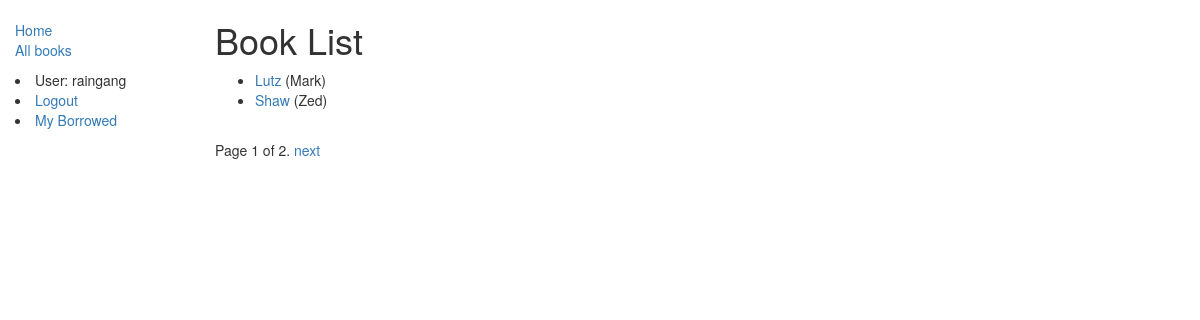
The app's page /catalog/authors/ (signed in) with its own data.
### catalog/models.py (models this page shows, shortened)
class Author(models.Model):
    first_name = models.CharField(max_length=100)
    last_name = models.CharField(max_length=100)
    date_of_birth = models.DateField(null=True, blank=True)
    date_of_death = models.DateField('Died', null=True, blank=True)
    class Meta:
        ordering = ["last_name"]

### catalog/views.py (the view)
class AuthorListView(generic.ListView):
    model = Author
    paginate_by = 2

### catalog/templates/catalog/author_list.html (shortened to what this page needs)
{% extends "base_generic.html" %}
{% block content %}
    <h1>Book List</h1>
    {% if author_list %}
    <ul>
      {% for author in author_list %}
      <li>
        <a href="{{ book.get_absolute_url }}">{{ author.last_name }}</a> ({{author.first_name}})
      </li>
      {% endfor %}
    </ul>
    {% else %}
      <p>There are no authors.</p>
    {% endif %}
{% endblock %}
{% block pagination %}
  {% if is_paginated %}
      <div class="pagination">
          <span class="page-links">
              <span class="page-current">
                  Page {{ page_obj.number }} of {{ page_obj.paginator.num_pages }}.
              </span>
              {% if page_obj.has_next %}
                  <a href="{{ request.path }}?page={{ page_obj.next_page_number }}">next</a>
              {% endif %}
          </span>
      </div>
  {% endif %}
{% endblock %}

### catalog/templates/base_generic.html (shortened to what this page needs)
<!DOCTYPE html>
<html lang="en">
<head>
  <link rel="stylesheet" href="https://maxcdn.bootstrapcdn.com/bootstrap/3.3.7/css/bootstrap.min.css">
  {% load static %}
  <link rel="stylesheet" href="{% static 'css/styles.css' %}">
</head>
<body>
  <div class="container-fluid">
    <div class="row">
      <div class="col-sm-2">
      {% block sidebar %}
      <ul class="sidebar-nav">
          <li><a href="{% url 'index' %}">Home</a></li>
          <li><a href="{% url 'books' %}">All books</a></li>
      </ul>
         {% if user.is_authenticated %}
     <li>User: {{ user.get_username }}</li>
     <li><a href="{% url 'logout'%}?next={{request.path}}">Logout</a></li>
     <li><a href="{% url 'my-borrowed' %}">My Borrowed</a></li>
   {% else %}
     <li><a href="{% url 'login'%}?next={{request.path}}">Login</a></li>
   {% endif %}
     {% endblock %}
      </div>
      <div class="col-sm-10 ">
      {% block content %}{% endblock %}
      {% block pagination %}{% endblock %}
      </div>
    </div>
  </div>
</body>
</html>

### catalog/static/css/styles.css (style rules this page uses)
.sidebar-nav { margin-top: 20px; padding: 0; list-style: none; }

### records on screen
Author: last_name "Lutz", first_name "Mark"
Author: last_name "Shaw", first_name "Zed"

### other values on screen
{{ user.get_username }} "raingang"
{{ page_obj.number }} "1"
{{ page_obj.paginator.num_pages }} "2"
